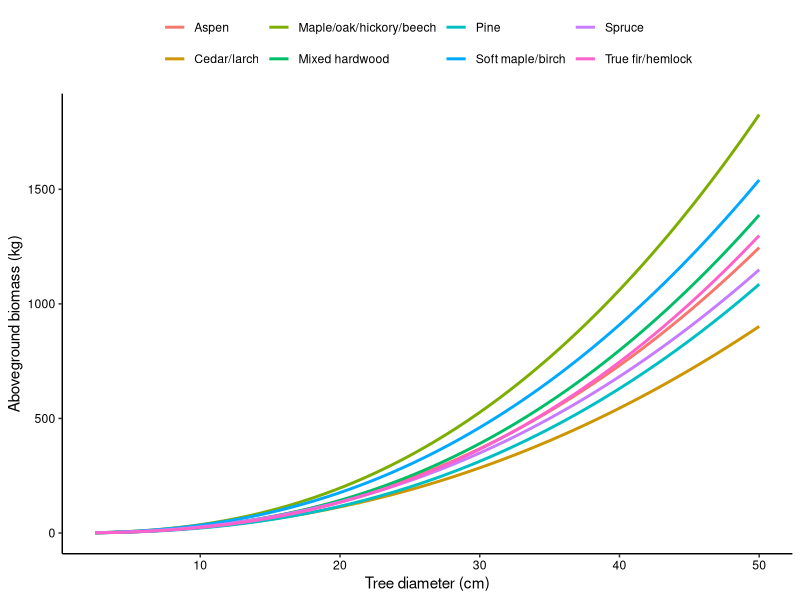

Source code (R):
## ---- chunk 1
library(knitr)
library(formattable)
library(kableExtra)
library(tidyverse)
## ---- chunk 2
total_AGB<-function(SPGRP,DBH){
  # First list the parameter estimates for each species group:
if(SPGRP=='Aspen')
  {B1=-2.2094; B2=2.3867}
if(SPGRP=='Cedar/larch')	
  {B1=-2.0336; B2=2.2592}
if(SPGRP=='Maple/oak/hickory/beech')	
  {B1=-2.0127; B2=2.4342}
if(SPGRP=='Mixed hardwood')	
  {B1=-2.48; B2=2.4835}
if(SPGRP=='Pine')	
  {B1=-2.5356; B2=2.4349}
if(SPGRP=='Soft maple/birch')	
  {B1=-1.9123; B2=2.3651}
if(SPGRP=='Spruce')	
  {B1=-2.0773; B2=2.3323}
if(SPGRP=='True fir/hemlock') 	
  {B1=-2.5384; B2=2.4814}
  # Then calculate total aboveground biomass of each tree (AGB):
  AGB=exp(B1+B2*log(DBH))
    return(AGB=AGB)}
## ---- chunk 3
DBH<-seq(2.5,50,by=0.25)
SPGRP<-c("Aspen","Cedar/larch",'Maple/oak/hickory/beech','Mixed hardwood','Pine','Soft maple/birch','Soft maple/birch','Spruce','True fir/hemlock')
AGB<-as.data.frame(merge(DBH,SPGRP))
names(AGB)[1:2]=c('DBH',"SPGRP")

AGB$AGB.hat=mapply(total_AGB,DBH=AGB$DBH,SPGRP=AGB$SPGRP)

p.AGB<-ggplot(AGB,aes(y=AGB.hat,x=DBH,color=factor(SPGRP)))+geom_line(size=1)+
   labs(x="Tree diameter (cm)",y="Aboveground biomass (kg)",color="SPGRP")+
 theme(panel.background = element_rect(fill = "NA"),
        axis.line=element_line(colour="black"),
       axis.text =element_text(colour="black"),
       legend.position = "top",
       legend.title = element_blank())
  p.AGB
## ---- chunk 4
tree<-tribble(
  ~DBH, ~SPGRP,
  10,'Pine',
  14,'Spruce',
  20,"Maple/oak/hickory/beech",
  20,"Cedar/larch",
  25,'True fir/hemlock',
  30,'Soft maple/birch',
  33,'Pine',
  37,'True fir/hemlock',
  39,'Spruce',
  45,'Soft maple/birch'
)
## ---- chunk 5
tree_show <- tree[, 1:2] %>% 
  head(10) 
tree_show %>% 
  kable("html", caption = 'An example tree data set.') %>%
   # kable_styling(position = "center") %>% 
 kable_styling()
## ---- chunk 6
tree$Biomass<-round(mapply(total_AGB,DBH=tree$DBH,SPGRP=tree$SPGRP),1)
## ---- chunk 7
tree$Carbon<-round(tree$Biomass/2,1)
## ---- chunk 8
tree_show <- tree[, 1:4] %>% 
  head(10) 
tree_show %>% 
  kable("html", caption = 'Tree data set with predictions of biomass and carbon in kilograms.') %>%
   # kable_styling(position = "center") %>% 
 kable_styling()
